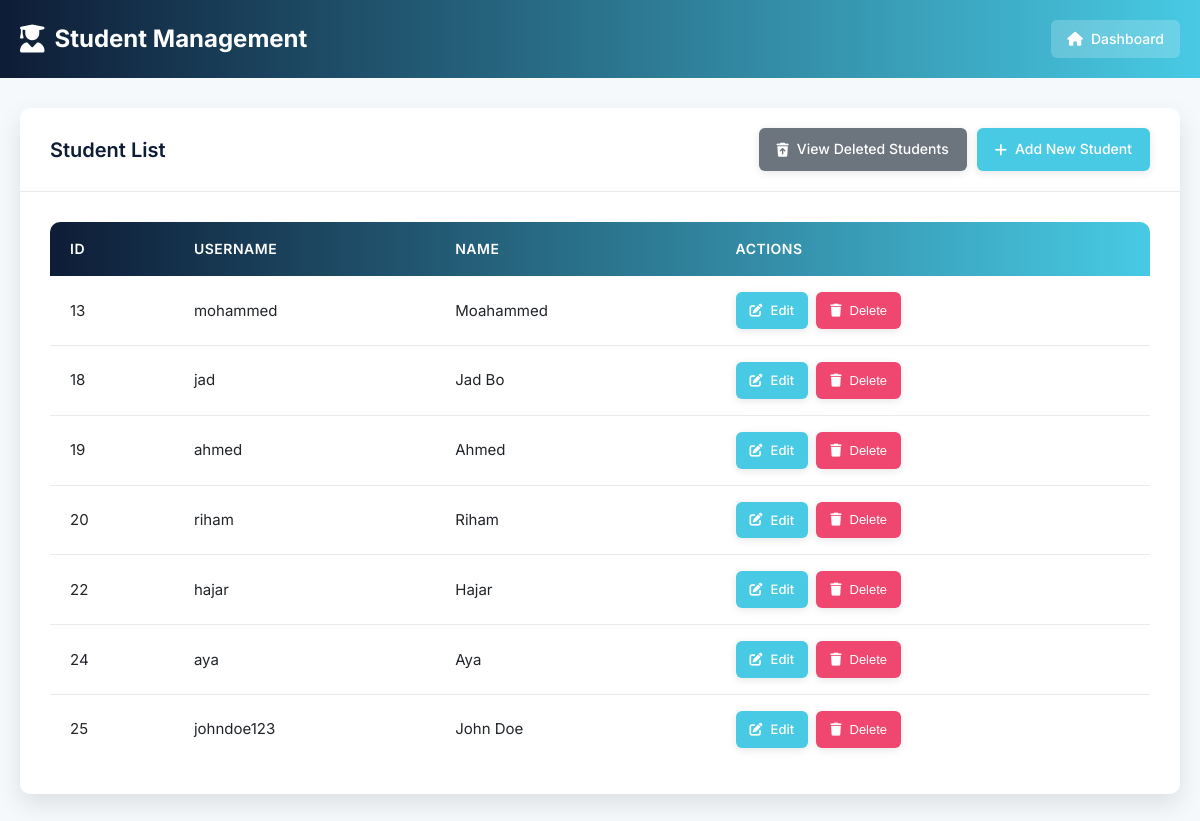
/student/student.php (signed in), run on the app's committed database.
### tables this page shows
CREATE TABLE `student` (
  `id` int(11) NOT NULL,
  `username` varchar(100) NOT NULL,
  `password` varchar(100) NOT NULL,
  `name` varchar(100) NOT NULL,
  `id_admin` int(11) NOT NULL
);

### student/student.php (the view, shortened to what this page needs)
<?php
include '../config/connectiondb.php';
$admin_id = $_SESSION['admin_id'];
$stmt = $conn->prepare("SELECT id, username, name FROM student WHERE id_admin = ?");
$stmt->bind_param("i", $admin_id);
$stmt->execute();
$result = $stmt->get_result();
?>
<!DOCTYPE html>
<html lang="en">
<head>
    <link rel="stylesheet" href="https://cdnjs.cloudflare.com/ajax/libs/font-awesome/6.4.0/css/all.min.css">
    <link rel="stylesheet" href="css/student_style.css">
</head>
<body>
    <div class="header">
        <div class="container">
            <div class="header-content">
                <div class="header-title">
                    <i class="fas fa-user-graduate"></i> Student Management
                </div>
                <a href="../admin/dashboard.php" class="home-button">
                    <i class="fas fa-home"></i> Dashboard
                </a>
            </div>
        </div>
    </div>
    <div class="container">
        <div class="content-card">
            <div class="card-header">
                <h2 class="card-title">Student List</h2>
                <div class="button-group">
                    <a href="restore_students.php" class="btn btn-secondary">
                        <i class="fas fa-trash-restore"></i> View Deleted Students
                    </a>
                    <a href="add_student.php" class="btn btn-add">
                        <i class="fas fa-plus"></i> Add New Student
                    </a>
                </div>
            </div>
            <div class="card-body">
                <?php if ($result->num_rows > 0): ?>
                    <table class="data-table">
                        <thead>
                            <tr>
                                <th>ID</th>
                                <th>Username</th>
                                <th>Name</th>
                                <th>Actions</th>
                            </tr>
                        </thead>
                        <tbody>
                            <?php while ($row = $result->fetch_assoc()): ?>
                                <tr>
                                    <td><?= htmlspecialchars($row['id']) ?></td>
                                    <td><?= htmlspecialchars($row['username']) ?></td>
                                    <td><?= htmlspecialchars($row['name']) ?></td>
                                    <td class="action-buttons">
                                        <a href="edit_student.php?id=<?= $row['id'] ?>" class="btn btn-edit btn-table">
                                            <i class="fas fa-edit"></i> Edit
                                        </a>
                                        <button onclick="confirmDelete(<?= $row['id'] ?>)" class="btn btn-danger btn-table">
                                            <i class="fas fa-trash"></i> Delete
                                        </button>
                                    </td>
                                </tr>
                            <?php endwhile; ?>
                        </tbody>
                    </table>
                <?php else: ?>
                    <div class="empty-message">
                        <i class="fas fa-info-circle"></i> No students found.
                    </div>
                <?php endif; ?>
            </div>
        </div>
    </div>
</body>
</html>

### student/css/student_style.css (style rules this page uses)
:root { --primary: #0e1c36; --primary-dark: #081326; --primary-light: #e8f0fe; --secondary: #0e1c36; --accent: #48cae4; --success: #06d6a0; --danger: #ef476f; --danger-dark: #d64161; --warning: #ffd166; --light: #f8f9fa; --dark: #212529; --gray: #6c757d; --gray-light: #e9ecef; --border: #dee2e6; --shadow-sm: 0 2px 8px rgba(0,0,0,0.1); --shadow-md: 0 5px 15px rgba(0,0,0,0.07); --shadow-lg: 0 10px 25px rgba(0,0,0,0.1); --radius: 10px; --gradient-primary: linear-gradient(90deg, #0e1c36 0%, #48cae4 100%); }
* { box-sizing: border-box; margin: 0; padding: 0; }
body { font-family: 'Inter', sans-serif; line-height: 1.6; color: var(--dark); background-color: #f6f9fc; padding: 0; margin: 0; }
.container { max-width: 1200px; margin: 0 auto; padding: 0 20px; }
.header { background: var(--gradient-primary); color: white; padding: 20px 0; margin-bottom: 30px; }
.header-content { display: flex; justify-content: space-between; align-items: center; }
.header-title { display: flex; align-items: center; font-size: 24px; font-weight: 700; }
.header-title i { margin-right: 10px; font-size: 28px; }
.home-button { display: inline-flex; align-items: center; justify-content: center; padding: 8px 16px; background-color: rgba(255, 255, 255, 0.2); color: white; text-decoration: none; border-radius: 6px; border: none; cursor: pointer; font-size: 14px; font-weight: 500; transition: all 0.2s ease; }
.home-button i { margin-right: 8px; }
.content-card { background-color: white; border-radius: var(--radius); box-shadow: var(--shadow-lg); margin-bottom: 30px; overflow: hidden; }
.card-header { display: flex; justify-content: space-between; align-items: center; padding: 20px 30px; border-bottom: 1px solid var(--gray-light); }
.card-title { color: var(--primary); font-size: 20px; font-weight: 600; }
.card-body { padding: 30px; }
.btn { display: inline-flex; align-items: center; justify-content: center; padding: 10px 18px; background-color: var(--primary); color: white; text-decoration: none; border-radius: 6px; border: none; cursor: pointer; font-size: 14px; font-weight: 500; transition: all 0.2s ease; box-shadow: var(--shadow-sm); }
.btn i { margin-right: 8px; }
.btn-secondary { background-color: var(--gray); }
.btn-danger { background-color: var(--danger); }
.btn-add { background-color: var(--accent); }
.data-table { width: 100%; border-collapse: separate; border-spacing: 0; background-color: white; border-radius: var(--radius); overflow: hidden; }
.data-table thead { background: var(--gradient-primary); }
.data-table th { padding: 16px 20px; text-align: left; color: white; font-weight: 600; font-size: 14px; text-transform: uppercase; letter-spacing: 0.5px; }
.data-table td { padding: 16px 20px; border-bottom: 1px solid var(--gray-light); font-size: 15px; }
.data-table tbody tr:last-child td { border-bottom: none; }
.action-buttons { display: flex; gap: 8px; }
.btn-table { padding: 8px 14px; font-size: 13px; }
.btn-edit { background: var(--accent); }
.button-group { display: flex; gap: 10px; align-items: center; }

### data on the page
student: id "13", username "mohammed", name "Moahammed"
student: id "18", username "jad", name "Jad Bo"
student: id "19", username "ahmed", name "Ahmed"
student: id "20", username "riham", name "Riham"
student: id "22", username "hajar", name "Hajar"
student: id "24", username "aya", name "Aya"
student: id "25", username "johndoe123", name "John Doe"
